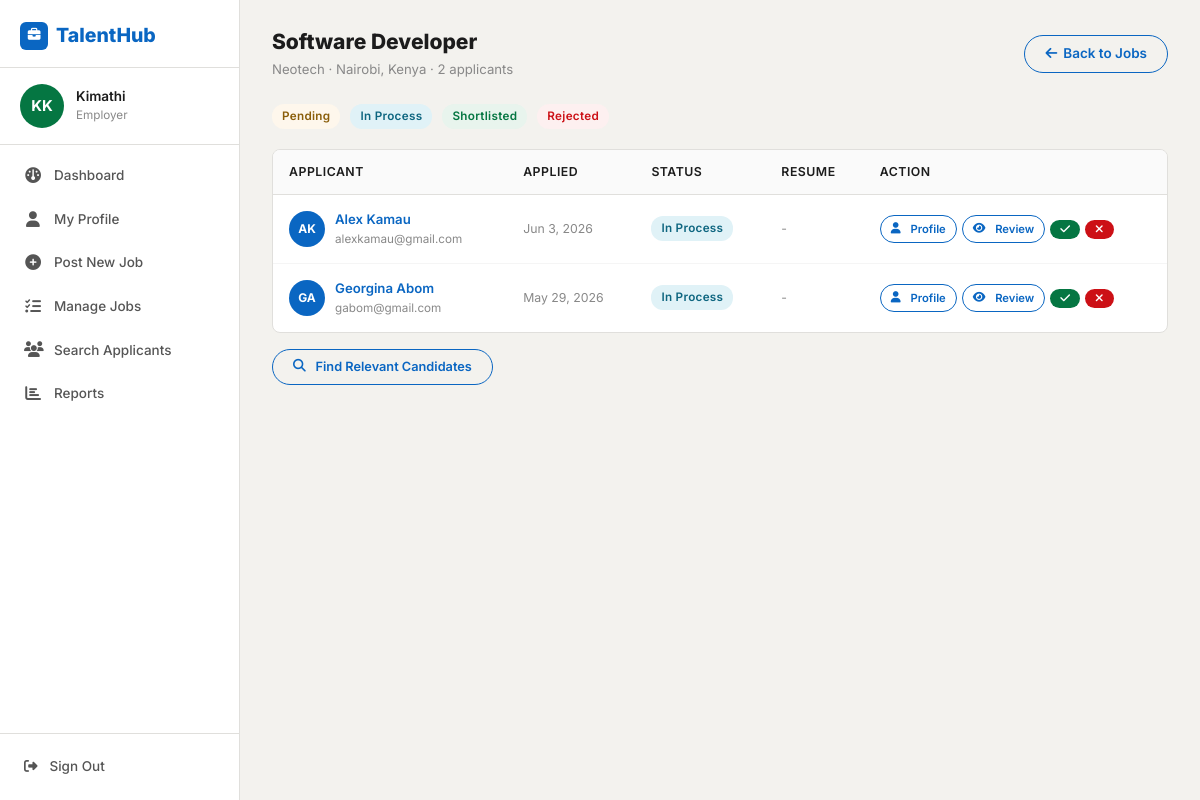
The app's page /staff/jobs/8/applicants/ (signed in) with its own data.
### job_seeker/models.py (models this page shows, shortened)
class User(AbstractUser):
    STAFF = 'staff'
    APPLICANT = 'applicant'
    user_types = [
        (STAFF, 'staff'),
        (APPLICANT, 'applicant'),
    ]
    contact = models.CharField(max_length=100, blank=True)
    location = models.CharField(max_length=100, blank=True)
    user_type = models.CharField(max_length=20, choices=user_types, blank=True)
    class Meta:
        ordering = ['first_name', 'last_name']
    @property
    def full_name(self):
        return f'{self.first_name} {self.last_name}'.strip() or self.username
    @property
    def initials(self):
        parts = self.full_name.split()
        if len(parts) >= 2:
            return (parts[0][0] + parts[-1][0]).upper()
        return self.username[:2].upper()

class Job(models.Model):
    staff = models.ForeignKey(User, related_name='jobs', on_delete=models.CASCADE, null=True)
    title = models.CharField(max_length=255)
    company = models.CharField(max_length=200, null=True, blank=True)
    location = models.CharField(max_length=255)
    description = models.TextField()
    skills_req = models.CharField(max_length=500, null=True, blank=True)
    job_type = models.CharField(max_length=30, choices=JOB_TYPES, default='Full Time', null=True)
    link = models.URLField(null=True, blank=True)
    salary = models.CharField(max_length=100, null=True, blank=True)
    slug = AutoSlugField(populate_from='title', unique=True, null=True)
    date_posted = models.DateTimeField(default=timezone.now)
    deadline = models.DateField(null=True, blank=True)

class Application(models.Model):
    job = models.ForeignKey(Job, on_delete=CASCADE)
    applicant = models.ForeignKey(Applicant, on_delete=CASCADE, related_name='applications')
    date_applied = models.DateTimeField(default=timezone.now)
    resume = models.FileField(upload_to='applications/resumes/', null=True, blank=True, verbose_name='Resume/CV')
    cover_letter = models.FileField(upload_to='cover_letters/', null=True, blank=True)
    status = models.CharField(max_length=20, choices=APPLICATION_STATUS, default='pending')
    reviewed_by = models.ForeignKey(Staff, blank=True, null=True, on_delete=SET_NULL, related_name='reviewed_applications')
    date_reviewed = models.DateTimeField(blank=True, null=True)
    approved = models.BooleanField(default=False)
    approved_by = models.ForeignKey(Staff, blank=True, null=True, on_delete=SET_NULL)
    date_approved = models.DateTimeField(blank=True, null=True)
    class Meta:
        constraints = [
            UniqueConstraint(fields=['job', 'applicant'], name='unique_applicant_job_match')
        ]
        ordering = ['-date_applied']

class Applicant(models.Model):
    user = models.OneToOneField(User, on_delete=CASCADE, primary_key=True, related_name='applicant')
    resume = models.FileField(upload_to='resumes/', null=True, blank=True)
    grad_year = models.IntegerField(blank=True, null=True)
    job_type = models.CharField(max_length=30, choices=JOB_TYPES, default='Full Time')

### job_seeker/decorators.py (the view)
    def wrapper_func(request, *args, **kwargs):
        if not request.user.is_authenticated:
            return redirect('login')
        if request.user.user_type == User.STAFF or request.user.is_superuser:
            return view_func(request, *args, **kwargs)
        messages.error(request, 'Access denied. This page is for employers only.')
        return redirect('home')

### job_seeker/views.py (called while the page is built)
@login_required
@staff_required
def job_applicants(request, job_id):
    job = get_object_or_404(Job, id=job_id, staff=request.user)
    applications = Application.objects.filter(job=job).select_related(
        'applicant__user'
    ).order_by('-date_applied')
    context = {'job': job, 'applications': applications}
    return render(request, 'staff/job_applicants.html', context)

### templates/staff/job_applicants.html (shortened to what this page needs)
{% extends 'base.html' %}
{% block body %}
{% include 'staff/side_bar_staff.html' %}
<div class="sidebar-main">
  <div class="page-header">
    <div>
      <h1 class="page-title">{{ job.title }}</h1>
      <p class="page-subtitle">{{ job.company }} · {{ job.location }} · {{ applications|length }} applicant{{ applications|length|pluralize }}</p>
    </div>
    <a href="{% url 'job-list' %}" class="btn-outline-th">
      <i class="fa-solid fa-arrow-left"></i> Back to Jobs
    </a>
  </div>
  <div style="display:flex;gap:10px;flex-wrap:wrap;margin-bottom:20px;">
    <span class="badge-status badge-pending">Pending</span>
    <span class="badge-status badge-in_process">In Process</span>
    <span class="badge-status badge-shortlisted">Shortlisted</span>
    <span class="badge-status badge-rejected">Rejected</span>
  </div>
  <div class="th-table-wrapper">
    <table class="th-table">
      <thead>
        <tr>
          <th>Applicant</th>
          <th>Applied</th>
          <th>Status</th>
          <th>Resume</th>
          <th>Action</th>
        </tr>
      </thead>
      <tbody>
        {% for app in applications %}
        <tr>
          <td>
            <div style="display:flex;align-items:center;gap:10px;">
              <div style="width:36px;height:36px;background:var(--primary);border-radius:50%;display:flex;align-items:center;justify-content:center;font-size:.8rem;font-weight:700;color:#fff;flex-shrink:0;">
                {{ app.applicant.user.initials }}
              </div>
              <div>
                <a href="{% url 'staff-applicant-profile' app.applicant.user.id %}" style="font-weight:600;color:var(--primary);text-decoration:none;">{{ app.applicant.user.full_name }}</a>
                <div style="font-size:.78rem;color:var(--text-light);">{{ app.applicant.user.email }}</div>
              </div>
            </div>
          </td>
          <td style="font-size:.82rem;color:var(--text-light);">{{ app.date_applied|date:"M j, Y" }}</td>
          <td><span class="badge-status badge-{{ app.status }}">{{ app.get_status_display }}</span></td>
          <td>
            {% if app.applicant.resume %}
            <a href="{{ app.applicant.resume.url }}" target="_blank" style="color:var(--primary);font-size:.82rem;font-weight:600;text-decoration:none;">
              <i class="fa-solid fa-file-pdf me-1"></i>View
            </a>
            {% else %}
            <span style="font-size:.82rem;color:var(--text-light);">-</span>
            {% endif %}
          </td>
          <td>
            <div style="display:flex;gap:5px;flex-wrap:wrap;align-items:center;">
              <a href="{% url 'staff-applicant-profile' app.applicant.user.id %}" class="btn-outline-th" style="font-size:.75rem;padding:4px 10px;">
                <i class="fa-solid fa-user me-1"></i>Profile
              </a>
              <a href="{% url 'applicant-details' app.id %}" class="btn-outline-th" style="font-size:.75rem;padding:4px 10px;">
                <i class="fa-solid fa-eye me-1"></i>Review
              </a>
              {% if app.status != 'shortlisted' %}
              <form method="POST" action="{% url 'applicant-details' app.id %}" style="display:inline;">
                <button type="submit" class="btn-success-th" style="font-size:.75rem;padding:4px 10px;cursor:pointer;"
                        title="Shortlist this applicant">
                  <i class="fa-solid fa-check"></i>
                </button>
              </form>
              {% endif %}
              {% if app.status != 'rejected' %}
              <form method="POST" action="{% url 'applicant-details' app.id %}" style="display:inline;">
                <button type="submit" class="btn-danger-th" style="font-size:.75rem;padding:4px 10px;cursor:pointer;"
                        title="Reject this applicant"
                        onclick="return confirm('Reject {{ app.applicant.user.full_name }}?')">
                  <i class="fa-solid fa-xmark"></i>
                </button>
              </form>
              {% endif %}
            </div>
          </td>
        </tr>
        {% endfor %}
      </tbody>
    </table>
  </div>
  {% if applications %}
  <div style="margin-top:16px;display:flex;gap:10px;">
    <a href="{% url 'job-candidate-search' job.slug %}" class="btn-outline-th" style="font-size:.85rem;">
      <i class="fa-solid fa-magnifying-glass me-1"></i>Find Relevant Candidates
    </a>
  </div>
  {% endif %}
</div>
{% endblock %}

### templates/staff/side_bar_staff.html (shortened to what this page needs)
{% load static %}
<aside class="th-sidebar" id="staffSidebar">
  <div class="sidebar-logo-area">
    <a href="{% url 'home' %}" class="sidebar-logo">
      <div style="width:28px;height:28px;background:var(--primary);border-radius:6px;display:flex;align-items:center;justify-content:center;color:white;font-size:.85rem;flex-shrink:0;">
        <i class="fa-solid fa-briefcase"></i>
      </div>
      TalentHub
    </a>
  </div>
  <div class="sidebar-user-area">
    <div class="sidebar-avatar" style="background:var(--success);">{{ request.user.initials }}</div>
    <div style="min-width:0;">
      <p class="sidebar-user-name">{{ request.user.first_name|default:request.user.username }}</p>
      <p class="sidebar-user-email">Employer</p>
    </div>
  </div>
  <ul class="sidebar-nav">
    <li>
      <a href="{% url 'staff' %}" class="{% if request.resolver_match.url_name == 'staff' %}active{% endif %}">
        <i class="fa-solid fa-gauge"></i> Dashboard
      </a>
    </li>
    <li>
      <a href="{% url 'my-profile' %}" class="{% if request.resolver_match.url_name == 'my-profile' %}active{% endif %}">
        <i class="fa-solid fa-user"></i> My Profile
      </a>
    </li>
    <li>
      <a href="{% url 'add-job' %}" class="{% if request.resolver_match.url_name == 'add-job' %}active{% endif %}">
        <i class="fa-solid fa-plus-circle"></i> Post New Job
      </a>
    </li>
    <li>
      <a href="{% url 'job-list' %}" class="{% if request.resolver_match.url_name == 'job-list' %}active{% endif %}">
        <i class="fa-solid fa-list-check"></i> Manage Jobs
      </a>
    </li>
    <li>
      <a href="{% url 'search-applicant' %}" class="{% if request.resolver_match.url_name == 'search-applicant' %}active{% endif %}">
        <i class="fa-solid fa-users"></i> Search Applicants
      </a>
    </li>
    <li>
      <a href="{% url 'applied-any-month' %}" class="{% if request.resolver_match.url_name == 'applied-any-month' %}active{% endif %}">
        <i class="fa-solid fa-chart-bar"></i> Reports
      </a>
    </li>
  </ul>
  <div class="sidebar-footer">
    <a href="{% url 'logout' %}" class="sidebar-logout">
      <i class="fa-solid fa-right-from-bracket"></i> Sign Out
    </a>
  </div>
</aside>

### records on screen
User: user.initials "KK", user.first_name "Kimathi"
Job: title "Software Developer", company "Neotech", location "Nairobi, Kenya"
Application: applicant.user.initials "AK", applicant.user.full_name "Alex Kamau", applicant.user.email "alexkamau@gmail.com", date_applied "Jun 3, 2026", status "In Process"
Application: applicant.user.initials "GA", applicant.user.full_name "Georgina Abom", applicant.user.email "gabom@gmail.com", date_applied "May 29, 2026", status "In Process"

### other values on screen
{{ applications|length }} "2"
